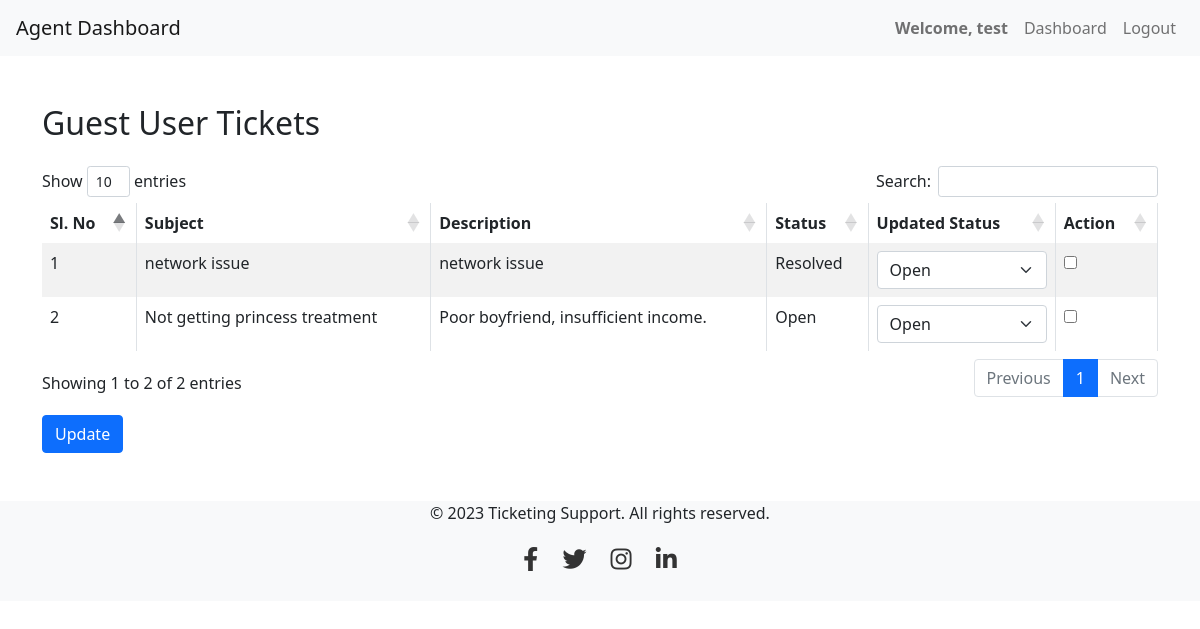
The page /agent/guest-tickets.php (signed in) on the database its author committed.
### tables this page shows
CREATE TABLE `guest_tickets` (
  `id` int(11) NOT NULL,
  `ticket_id` varchar(255) NOT NULL,
  `user_id` int(11) NOT NULL,
  `agent_id` int(11) NOT NULL,
  `subject` varchar(100) NOT NULL,
  `description` text NOT NULL,
  `status` varchar(255) NOT NULL DEFAULT 'Open',
  `created_at` timestamp NOT NULL DEFAULT current_timestamp(),
  `updated_at` timestamp NOT NULL DEFAULT current_timestamp()
);

### agent/guest-tickets.php (the view, shortened to what this page needs)
<?php
require_once '../db.php';
$agent_id = $_SESSION['user_id'];
$stmt = $db->prepare("SELECT * FROM guest_tickets WHERE agent_id = ?");
$stmt->bind_param("i", $agent_id);
$stmt->execute();
$result = $stmt->get_result();
?>
<!DOCTYPE html>
<html lang="en">
<head>
    <link href="https://cdn.jsdelivr.net/npm/bootstrap@5.0.2/dist/css/bootstrap.min.css" rel="stylesheet"
>
    <link href="https://cdnjs.cloudflare.com/ajax/libs/font-awesome/5.15.1/css/all.min.css" rel="stylesheet">
    <link rel="stylesheet" href="https://cdn.datatables.net/1.10.25/css/dataTables.bootstrap4.min.css">
    <link rel="stylesheet" href="../css/style.css">
</head>
<body>
    <nav class="navbar navbar-expand-lg navbar-light bg-light px-3">
        <a class="navbar-brand" href="agent_dashboard.php">Agent Dashboard</a>
        <div class="collapse navbar-collapse" id="navbarNav">
            <ul class="navbar-nav ms-auto">
                <li class="nav-item">
                    <span class="nav-link"><strong>Welcome, <?php echo $_SESSION['user_name']??""; ?></strong></span>
                </li>
                <li class="nav-item active">
                    <a class="nav-link" href="agent-dashboard.php">Dashboard</a>
                </li>
                <li class="nav-item">
                    <a class="nav-link" href="../controller/logout.php">Logout</a>
                </li>
            </ul>
        </div>
    </nav>
    <div class="container mt-5">
        <h2 class="mb-4">Guest User Tickets</h2>
        <form id="updateForm" method="POST" action="updateGuestTickets.php">
            <table id="ticketsTable" class="table table-striped table-bordered" style="width:100%">
                <thead>
                    <tr>
                        <th>Sl. No</th>
                        <th>Subject</th>
                        <th>Description</th>
                        <th>Status</th>
                        <th>Updated Status</th>
                        <th>Action</th>
                    </tr>
                </thead>
                <tbody>
                    <?php
                    $i = 0;
                    while ($row = $result->fetch_assoc()) {
                        ++$i;
                        echo "<tr>";
                        echo "<td>{$i}</td>";
                        echo "<td>{$row['subject']}</td>";
                        echo "<td>{$row['description']}</td>";
                        echo "<td>{$row['status']}</td>";
                        echo "<td>";
                        echo "<select class='form-select status-select' name='updated-status[{$row['id']}]' data-ticket-id='{$row['id']}' data-table='guest_tickets'>";
                        echo "<option value='open'>Open</option>";
                        echo "</select>";
                        echo "</td>";
                        echo "<td><input type='checkbox' class='update-checkbox' name='ticket_id[]' value='{$row['id']}'></td>";
                        echo "</tr>";
                    }
                    ?>
                </tbody>
            </table>
            <button type="submit" id="updateButton" class="btn btn-primary mt-3">Update</button>
        </form>
    </div>
    <footer class="footer mt-5">
        <div class="container">
            <p>&copy; 2023 Ticketing Support. All rights reserved.</p>
            <div class="social-icons">
                <a href="#"><i class="fab fa-facebook-f"></i></a>
                <a href="#"><i class="fab fa-twitter"></i></a>
                <a href="#"><i class="fab fa-instagram"></i></a>
                <a href="#"><i class="fab fa-linkedin-in"></i></a>
            </div>
        </div>
    </footer>
</body>
</html>

### css/style.css (style rules this page uses)
.footer { background-color: #f8f9fa; text-align: center; height:100px; }
.social-icons a { margin: 0 10px; color: #333; font-size: 24px; }

### rows shown on the page
guest_tickets: subject "network issue", description "network issue", status "Resolved", id "Open"
guest_tickets: subject "Not getting princess treatment", description "Poor boyfriend, insufficient income.", status "Open", id "Open"

### other values the page prints
$_SESSION['user_name'] "test"
